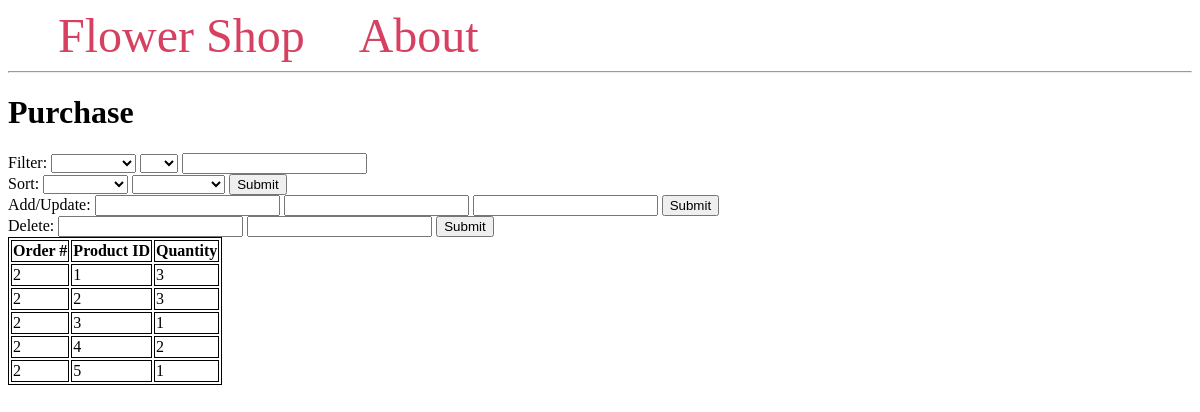
Before: /purchase with the older database file.
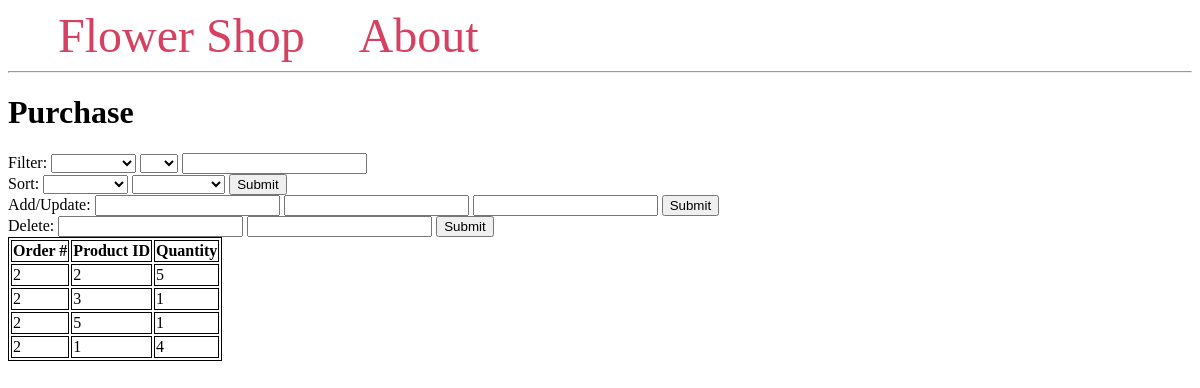
After: the same page with the newer database file.
### tables this page shows
CREATE TABLE purchase(
                orderID INTEGER NOT NULL,
                productID INTEGER NOT NULL,
                quantity INTEGER NOT NULL CHECK (quantity>0),
                PRIMARY KEY(orderID, productID)
                FOREIGN KEY (orderID)
                    REFERENCES orders (orderID)
                    ON DELETE CASCADE,
                FOREIGN KEY (productID)
                    REFERENCES product (productID)
                    ON DELETE CASCADE
            );

### main.py (the view, shortened to what this page needs)
@app.route("/purchase", methods=("GET", "POST"))
def purchase():
    conn = get_db_connection()
    cursor = conn.cursor()
    db = Database(conn, cursor)
    purchases = conn.execute("SELECT * FROM purchase").fetchall()
    return render_template("purchase.html", purchases=purchases)

### main.py (called while the page is built)
def get_db_connection():
    conn = sqlite3.connect('flowershopdatabase.db', check_same_thread=False)
    conn.execute("PRAGMA foreign_keys = 1")
    conn.row_factory = sqlite3.Row
    return conn

### templates/purchase.html (shortened to what this page needs)
{% extends 'base.html' %}
{% block content %}
    <h1>{% block title %} Purchase {% endblock %}</h1>
    <div>
        <form method="post">
            <div>
                <label>Filter:</label>
                <select name="filt_attr">
                    <option value=""></option>
                    <option value="orderID">Order #</option>
                </select>
                <select name="op">
                    <option value=""></option>
                    <option value="=">=</option>
                </select>
                <input type="text" name="value">
            </div>
            <label>Sort:</label>
            <select name="sort_attr" id="sort_attr">
                    <option value=""></option>
                    <option value="orderID">Order #</option>
            </select>
            <select name="asc" id="asc">
                <option value=""></option>
                <option value="ASC">Ascending</option>
            </select>
            <button type="submit" name="sort" value="sort">Submit</button>
            <div>
                <label>Add/Update:</label>
                <input type="text" name="orderID">
                <input type="text" name="productID">
                <input type="text" name="quantity">
                <button type="submit" name="add" value="add">Submit</button>
            </div>
            <div>
                <label>Delete:</label>
                <input type="text" name="orderID2">
                <input type="text" name="productID2">
                <button type="submit" name="del" value="del">Submit</button>
            </div>
        </form>
    </div>
    <table>
        <tr>
            <th>Order #</th>
            <th>Product ID</th>
            <th>Quantity</th>
        </tr>
        {% for purchase in purchases %}
                <tr>
                    <td>{{ purchase['orderID'] }}</td>
                    <td>{{ purchase['productID'] }}</td>
                    <td>{{ purchase['quantity'] }}</td>
                </tr>
        {% endfor %}
    </table>
{% endblock %}

### templates/base.html (shortened to what this page needs)
<!DOCTYPE html>
<html lang="en">
<head>
</head>
<body>
    <nav>
        <a href="{{ url_for('index') }}">Flower Shop</a>
        <a href="#">About</a>
    </nav>
    <hr>
    <div class="content">
        {% block content %} {% endblock %}
    </div>
</body>
</html>

### templates/base.html (style rules this page uses)
nav a { color: #d64161; font-size: 3em; margin-left: 50px; text-decoration: none; }
table, th, td { border: 1px solid black; }

Changed rows visible on the page:
removed purchase: orderID "2", productID "1", quantity "3"
removed purchase: orderID "2", productID "4", quantity "2"
changed purchase (number 1 of 4 on the later page): quantity "3" → "5"
added purchase: orderID "2", productID "1", quantity "4"
